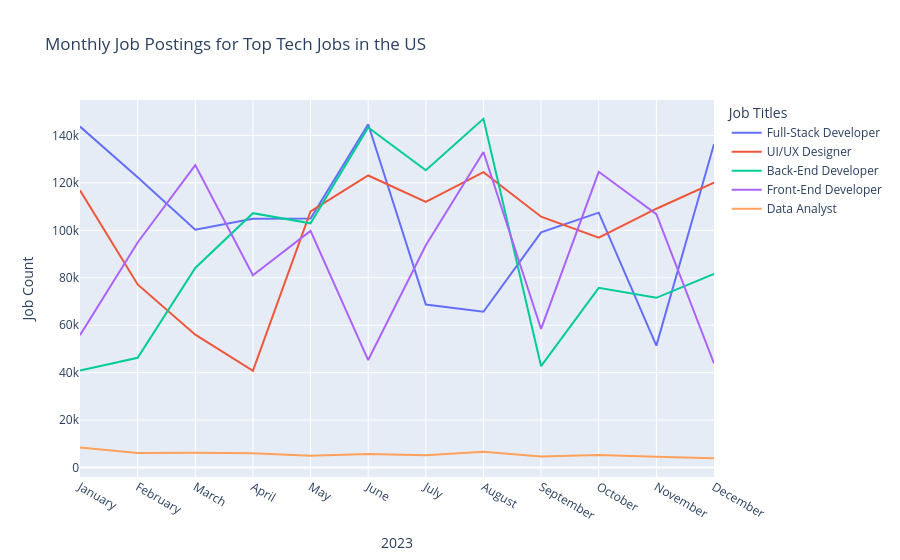

Notebook cell for this chart:
### Code cell
# HTML5 Chart rendering
import plotly.express as px

# Convert index → column
df_plot = df_us_merged.drop(columns=["job_posted_month"]).reset_index()

fig = px.line(
    df_plot,
    x="job_posted_month",
    y=top_5,
    title="Monthly Job Postings for Top Tech Jobs in the US"
)

fig.update_layout(
    xaxis_title="2023",
    yaxis_title="Job Count",
    legend_title="Job Titles"
)

fig.write_html("job_trends.html")
fig.show()

### Figure 1 — Plotly figure (JSON) as saved in the notebook; plotly's stock layout.template omitted (floating-point values rounded to 4 significant figures)
{"data": [{"hovertemplate": "variable=Full-Stack Developer<br>job_posted_month=%{x}<br>value=%{y}<extra></extra>", "legendgroup": "Full-Stack Developer", "line": {"color": "#636efa", "dash": "solid"}, "marker": {"symbol": "circle"}, "mode": "lines", "name": "Full-Stack Developer", "orientation": "v", "showlegend": true, "type": "scatter", "x": ["January", "February", "March", "April", "May", "June", "July", "August", "September", "October", "November", "December"], "xaxis": "x", "y": [143694, 122386, 100263, 104820, 104925, 144724, 68693, 65658, 99150, 107435, 51394, 136276], "yaxis": "y"}, {"hovertemplate": "variable=UI/UX Designer<br>job_posted_month=%{x}<br>value=%{y}<extra></extra>", "legendgroup": "UI/UX Designer", "line": {"color": "#EF553B", "dash": "solid"}, "marker": {"symbol": "circle"}, "mode": "lines", "name": "UI/UX Designer", "orientation": "v", "showlegend": true, "type": "scatter", "x": ["January", "February", "March", "April", "May", "June", "July", "August", "September", "October", "November", "December"], "xaxis": "x", "y": [116820, 77194, 56023, 40769, 107969, 123104, 111932, 124478, 105725, 96886, 109092, 120038], "yaxis": "y"}, {"hovertemplate": "variable=Back-End Developer<br>job_posted_month=%{x}<br>value=%{y}<extra></extra>", "legendgroup": "Back-End Developer", "line": {"color": "#00cc96", "dash": "solid"}, "marker": {"symbol": "circle"}, "mode": "lines", "name": "Back-End Developer", "orientation": "v", "showlegend": true, "type": "scatter", "x": ["January", "February", "March", "April", "May", "June", "July", "August", "September", "October", "November", "December"], "xaxis": "x", "y": [40860, 46265, 84131, 107221, 102955, 143355, 125305, 146970, 42747, 75773, 71551, 81606], "yaxis": "y"}, {"hovertemplate": "variable=Front-End Developer<br>job_posted_month=%{x}<br>value=%{y}<extra></extra>", "legendgroup": "Front-End Developer", "line": {"color": "#ab63fa", "dash": "solid"}, "marker": {"symbol": "circle"}, "mode": "lines", "name": "Front-End Developer", "orientation": "v", "showlegend": true, "type": "scatter", "x": ["January", "February", "March", "April", "May", "June", "July", "August", "September", "October", "November", "December"], "xaxis": "x", "y": [55795, 94886, 127498, 81090, 99735, 45311, 93707, 133016, 58431, 124654, 106803, 43890], "yaxis": "y"}, {"hovertemplate": "variable=Data Analyst<br>job_posted_month=%{x}<br>value=%{y}<extra></extra>", "legendgroup": "Data Analyst", "line": {"color": "#FFA15A", "dash": "solid"}, "marker": {"symbol": "circle"}, "mode": "lines", "name": "Data Analyst", "orientation": "v", "showlegend": true, "type": "scatter", "x": ["January", "February", "March", "April", "May", "June", "July", "August", "September", "October", "November", "December"], "xaxis": "x", "y": [8494, 6124, 6218, 6049, 4993, 5683, 5201, 6634, 4639, 5271, 4531, 3979], "yaxis": "y"}], "layout": {"legend": {"title": {"text": "Job Titles"}, "tracegroupgap": 0}, "title": {"text": "Monthly Job Postings for Top Tech Jobs in the US"}, "xaxis": {"anchor": "y", "domain": [0, 1], "title": {"text": "2023"}}, "yaxis": {"anchor": "x", "domain": [0, 1], "title": {"text": "Job Count"}}}}
